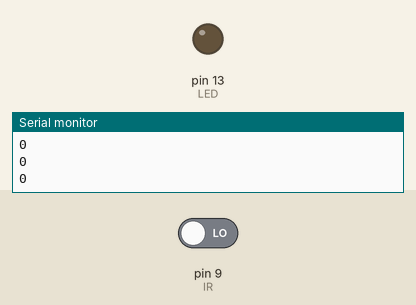
Simulated run of this sketch. Board: Arduino Uno, built with avr-gcc and run on an emulated ATmega328P. Parts: output pins drawn as LEDs (lit = HIGH), the last lines printed to the serial monitor. Inputs (shaded band) come from the test bench; at power-on: pin 9 (IR) LOW.

Above: at 2.8 s.
2.9 s: pin 9 (IR) driven HIGH
At 4.2 s:
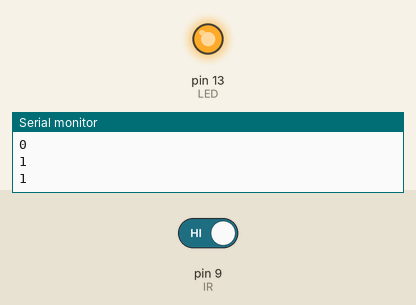
4.5 s: pin 9 (IR) driven LOW
At 6.0 s:
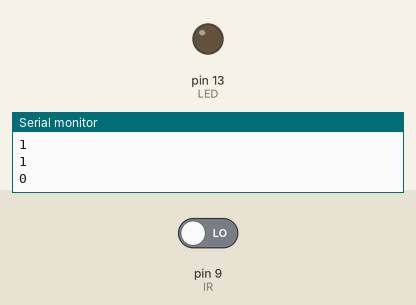
Timing chart, 0 to 7.5 s (numbered marks = the images above; inputs shaded):
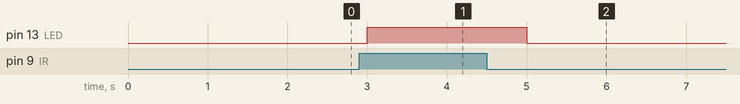

The sketch:

P2_IR10.ino
```cpp
/*P2 To interface IR sensorwith Arduino UNO and write a program to Display 1 or 0 on sensor detection.*/

int IR=9;
int IRvalue;
int LED=13;

void setup()
{
Serial.begin(9600);
pinMode(IR, INPUT);
pinMode(LED, OUTPUT);
}
void loop()
{
IRvalue=digitalRead(IR);
if (IRvalue==1)
{
digitalWrite(LED, HIGH);
Serial.println("1");
}
else
{
digitalWrite(LED, LOW);
Serial.println("0");
}
delay(1000);
}
```

Measured:
- after the input at 2.9 s, pin 13 (LED): LOW → HIGH after 0.10 s
- after the input at 4.5 s, pin 13 (LED): HIGH → LOW after 0.50 s
